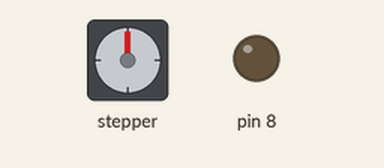
A sketch run on a simulated Arduino Uno, built with avr-gcc and run on an emulated ATmega328P. Parts: stepper motor, output pins drawn as LEDs (lit = HIGH). Stepper angles assume 200 steps per turn; what the sketch prints to the serial monitor is not drawn.

Above: at 3.9 s.
Timing chart, 0 to 5.4 s (numbered marks = the images above):
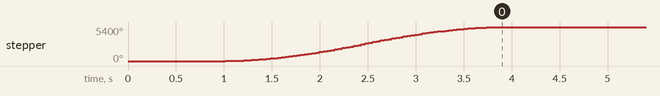

The sketch:

one_s_one_limit.ino
```cpp
#include <AccelStepper.h>
#include <Servo.h>
#include <math.h>

/////////////////////////////////////////////////////
#define X_LIMIT_MIN 9     // X- //stepper1
#define X_LIMIT_MAX A0    // X+ //stepper1

#define Y_LIMIT_MIN 10    // Y- //stepper2
#define Y_LIMIT_MAX A1    // Y+ //stepper2

#define Z_LIMIT_MIN 11    // Z- //stepperz
#define Z_LIMIT_MAX A2    // Z+ //stepperz

#define GRIPPER_LIMIT A3    //stepper3
//////////////////////////////////////////////////////////
long start , end , timer;
AccelStepper stepperZ(1, 2, 5); //link 1 // x in driver
AccelStepper stepper1(1, 3, 6); //link 2 // y in driver
AccelStepper stepper2(1, 4, 7); // gripper //z in driver
AccelStepper stepper3(1, 12, 13); // z axis // A in driver

int stepperPosition1 = 0;
int stepperPosition2 = 0;
int stepperPosition3 = 0;
int stepperPositionZ = 0;


int maxDistance1 = 0; // joint 1
int maxDistance2 = 0; // joint 2
int maxDistance3 = 0; // joint 3
int maxDistanceZ = 0; // Z axis

void setup() {
  Serial.begin(9600);
  pinMode(8, OUTPUT);
  pinMode(X_LIMIT_MIN, INPUT_PULLUP);
  pinMode(X_LIMIT_MAX, INPUT_PULLUP);
  pinMode(Y_LIMIT_MIN, INPUT_PULLUP);
  pinMode(Y_LIMIT_MAX, INPUT_PULLUP);
  pinMode(Z_LIMIT_MIN, INPUT_PULLUP);
  pinMode(Z_LIMIT_MAX, INPUT_PULLUP);

  // Invert Pins for Correct Direction
                              // direction , enable , stop
  // stepper1.setPinsInverted(true, false, false);
  // stepper2.setPinsInverted(true, false, false);
  // stepper3.setPinsInverted(true, false, false);
  // stepperZ.setPinsInverted(true, false, false);


  // Stepper Motors Max Speed
  stepper1.setMaxSpeed(4000);
  stepper1.setAcceleration(2000);
  stepper2.setMaxSpeed(4000);
  stepper2.setAcceleration(2000);
  stepper3.setMaxSpeed(4000);
  stepper3.setAcceleration(2000);
  stepperZ.setMaxSpeed(4000);
  stepperZ.setAcceleration(2000);

  getLimits();
}

void loop() {

  // put your main code here, to run repeatedly:

}

void getLimits() {
  delay(1000);
  //homeZ();
  //homeStepper2();
  homeStepper1();
}

// //z axis
// void homeZ() {
//   stepperZ.setCurrentPosition(0);
//   stepperZ.setSpeed(-1000);

//   while (digitalRead(Z_LIMIT_MIN) == 0) {
//     stepperZ.runSpeed();
//   }

//   stepperZ.setCurrentPosition(0);
//   delay(200);

//   stepperZ.moveTo(10000);
//   while (stepperZ.distanceToGo() != 0) {
//     stepperZ.run();
//     if (digitalRead(Z_LIMIT_MAX) == 1) {
//       break;
//     }
//   }

//   maxDistanceZ = stepperZ.currentPosition();
//   Serial.print("Max Z Distance: ");
//   Serial.println(maxDistanceZ);

//   stepperZ.setCurrentPosition(maxDistanceZ / 2);
//   stepperPositionZ = 0;
//   stepperZ.moveTo(stepperPositionZ);

//   while (stepperZ.distanceToGo() != 0) {
//     stepperZ.run();
//   }

//   Serial.print("Safe Position Reached: ");
//   Serial.println(stepperZ.currentPosition());
// }


// joint 1
void homeStepper1() {
  // stepper3.setCurrentPosition(0);
  // stepper3.setSpeed(1300);

  // while (digitalRead(Z_LIMIT_MIN) == 1) {
  //   stepper3.runSpeed();
  // }

  // maxDistance1 = stepper3.currentPosition();
  // Serial.print("Max Joint 1 Distance: ");
  // Serial.println(maxDistance1);

  // delay(20);

  // stepper3.setCurrentPosition(maxDistance1);

  // stepperPosition1 = 0;
  // stepper3.moveTo(stepperPosition1);

  // while (stepper3.currentPosition() != stepperPosition1) {
  //   stepper3.run();
  // }
  start = micros();
  stepper3.setCurrentPosition(0);
  stepper3.setSpeed(1100);
  stepper3.moveTo(3000);

  while (stepper3.currentPosition() != 3000) {
    stepper3.run();
  }
  end=micros();
  timer = end - start;
  Serial.print("Safe Position Reached: ");
  Serial.print(timer);
  Serial.println(stepper3.currentPosition());
}
```
